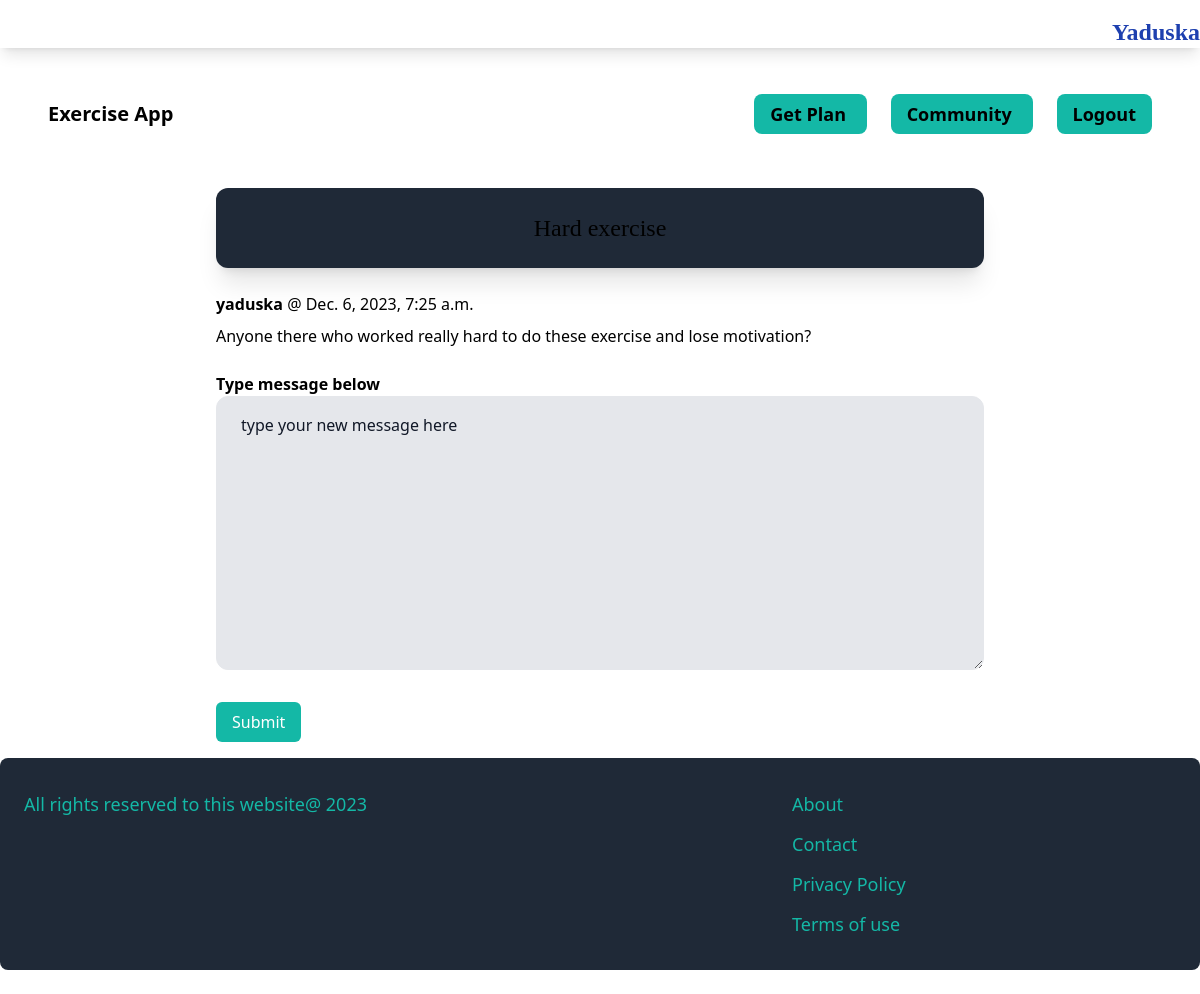
The app's page /community/message/10/ (signed in) with its own data.
### community/models.py (models this page shows)
class Community(models.Model):
    topic= models.CharField(max_length=255)
    users= models.ManyToManyField(User, related_name='community')
    created_at=models.DateTimeField(auto_now_add=True)
    modified_at=models.DateTimeField(auto_now_add=True)
    class Meta:
        ordering=('-modified_at',)

class Message(models.Model):
    community= models.ForeignKey(Community,related_name='message',on_delete=models.CASCADE)
    content=models.TextField()
    created_at=models.DateTimeField(auto_now_add=True)
    modified_at=models.DateTimeField(auto_now_add=True)
    created_by=models.ForeignKey(User,related_name='message_user',on_delete=models.CASCADE)
    class Meta:
        ordering=('-modified_at',)

### community/views.py (the view)
# urls.py: path('message/<int:community_pk>/',show_message,name='showmessage'),
@login_required
def show_message(request,community_pk):
    community= get_object_or_404(Community,pk=community_pk)
    messages=Message.objects.filter(community=community)
    if request.method== 'POST':
        form=MessageForm(request.POST)
        if form.is_valid():
            message= form.save(commit=False)
            message.community=community
            message.created_by=request.user
            message.save()
    else:
        form=MessageForm()
    return render(request,'community/showmessage.html',{'form':form,'community':community,'messages':messages})

### community/forms.py
class MessageForm(forms.ModelForm):
    class Meta:
        model=Message
        fields=('content',)
        widgets={
            'content':forms.Textarea(attrs={'class':'w-full bg-gray-200 px-6 py-4 rounded-xl border placeholder-gray-900','placeholder':'type your new message here'})
        }

### community/templates/community/showmessage.html (shortened to what this page needs)
{% extends 'core/base.html' %}
{% block content %}
<div class='max-w-screen-md mx-auto '>
    <div class='bg-gray-800 font-serif p-6 mt-6 mb-6 rounded-xl shadow-xl w-full'>
        <h1 class='text-2xl text-center'>{{community.topic}} </h1>
    </div>
    <div class=''>
        {% for message in messages %}
    <p class='mb-2'><strong>{{message.created_by.username}}</strong> @ {{message.created_at}}</p>
        {{message.content}}</br><br>
        {% endfor %}
        </div>
<form method='post' action='.'  >
    <label class='font-bold'> Type message below</label></br>
    {{form.content}}
</br><br>
    <button class='mt-2 py-2 px-4 text-md bg-teal-500 rounded-md text-white' type='submit'>Submit</button>
</form>
</div>
{% endblock %}

### core/templates/core/base.html (shortened to what this page needs)
<html>
  <head>
    <script src='https://cdn.tailwindcss.com' ></script>
  </head>
  <body>
    {% if  request.user.is_authenticated%}
    <div class='ml-auto text-right text-blue-800 font-semibold text-2xl shadow-lg mt-4 mb-4 font-serif'>
      {{request.user.username|capfirst }}
    </div>
    {% endif %}
    <div class='px-6 py-6'>
      <nav class='py-3 px-6 flex justify-between '>
        <a href='/' class='text-xl font-semibold hover:text-gray-500' >Exercise App </a>
        <div class='space-x-6'>
          <a href='{% url 'plans:fillform' %}' class='text-lg font-semibold hover:text-gray-500 bg-teal-500 rounded-lg text-md px-4 py-2'>Get Plan </a>
          <a href='{% url 'community:showall' %}' class='text-lg font-semibold hover:text-gray-500 bg-teal-500 rounded-lg text-md px-4 py-2'>Community </a>
          {% if  request.user.is_authenticated%}
          <a href='{% url 'login:logout' %}' class='text-lg font-semibold hover:text-gray-500 bg-teal-500 rounded-lg text-md px-4 py-2'>Logout </a>
          {% endif%}
        </div>
      </nav> </div>
      {% block content%} {% endblock%}
      <footer class='flex justify-between bg-gray-800 rounded-lg mb-6 mt-3 text-lg px-6 py-8'>
        <div class='w-2/3 pr-10'>
          <p class='text-teal-500'>All rights reserved to this website@ 2023</p>
        </div>
        <div class='w-1/3'>
          <ul class='space-y-3'>
            <li><a href='#' class='text-teal-500 hover:text-teal-700'>About</a></li>
            <li><a href='#'  class='text-teal-500 hover:text-teal-700'>Contact</a></li>
            <li><a href='#'  class='text-teal-500 hover:text-teal-700'>Privacy Policy</a></li>
            <li><a href='#'  class='text-teal-500 hover:text-teal-700'>Terms of use</a></li>
      </footer>
  </body>
</html>

### records on screen
Community: topic "Hard exercise"
Message: created_by.username "yaduska", created_at "Dec. 6, 2023, 7:25 a.m.", content "Anyone there who worked really hard to do these exercise and lose motivation?"

### other values on screen
{{ request.user.username|capfirst }} "Yaduska"
